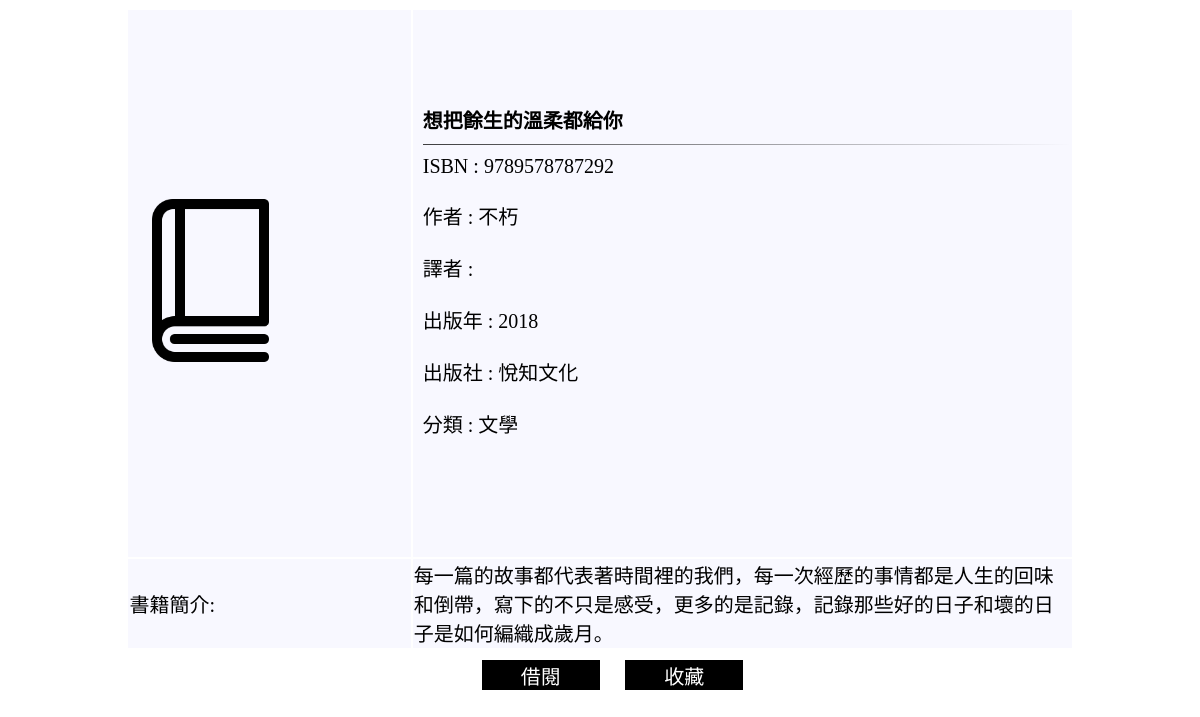
Page /detailpage.php?bid=9789578787292 on the committed database.
### tables this page shows
CREATE TABLE `book_t` (
  `BID` varchar(15) NOT NULL COMMENT '書籍ISBN',
  `BName` varchar(20) NOT NULL COMMENT '書籍名稱',
  `Quantity` int(2) NOT NULL COMMENT '數量',
  `Intro` varchar(100) NOT NULL COMMENT '書籍簡介',
  `PublishDate` year(4) NOT NULL COMMENT '出版日期',
  `AID` varchar(5) NOT NULL COMMENT '作者編號',
  `TID` varchar(4) DEFAULT NULL COMMENT '譯者編號',
  `PID` varchar(3) NOT NULL COMMENT '出版社編號',
  `CID` varchar(3) NOT NULL COMMENT '分類編號'
);

CREATE TABLE `author_t` (
  `AID` varchar(5) NOT NULL COMMENT '作者編號',
  `Aname` char(20) NOT NULL COMMENT '作者姓名'
);

CREATE TABLE `publisher_t` (
  `PID` varchar(3) NOT NULL COMMENT '出版社編號',
  `PName` char(20) NOT NULL COMMENT '出版社名稱'
);

CREATE TABLE `category_t` (
  `CID` varchar(3) NOT NULL COMMENT '分類編號',
  `Cname` varchar(5) NOT NULL COMMENT '分類名稱'
);

### detailpage.php (the view, shortened to what this page needs)
<?php
	$link = readDb();
 ?>
<!DOCTYPE html>
<html lang="en">
<head>
</head>
<body>
	<div style="width:auto;height:auto;overflow: auto;position:relative;" id="detailpage">
			<table>
					<tbody><tr><td class="thumbnail"><img src="images/book.png" style="width: 60%; height: 30%;"></td><td class="bookinfo"><ul>
						<?php
						$bid = $_GET["bid"];
						$sql = "SELECT BName,BID,Aname,(CASE WHEN book_t.TID IS NULL THEN Tname = NULL ELSE Tname END) AS Tname ,PublishDate,Pname,Cname,Intro FROM `book_t` JOIN `publisher_t`,`category_t`,`translator_t`,`author_t` WHERE book_t.CID = category_t.CID AND publisher_t.PID = book_t.PID AND ( book_t.TID IS NULL OR book_t.TID = translator_t.TID) and author_t.AID = book_t.AID
							and BID = '$bid'";
						$detail = @mysqli_query($link,$sql);
						$detailrs= @mysqli_fetch_row($detail);
						$info = array('','ISBN','作者','譯者','出版年','出版社','分類');
						echo "<span><b>".$detailrs[0]."</b><span><hr>";
						for($i = 1;$i<7;$i++){
							echo "<li>$info[$i] : ".$detailrs[$i]."</li><br>";
						}
						 ?>
				</ul></td></tr>
			<tr>
				<td >書籍簡介:</td>
					<td id="intro">
					<?php
						echo $detailrs[7];
					 ?>
					</td>
			</tr>
			</tbody>
			</table>
			<div>
				<form target="_parent" action="submit.php?bid=<?php echo $bid ?>" method="POST">
				<div><input class="left" type="submit" name="borrow" value="借閱">
				</div>
				<div><input class="right" type="submit" name="fav" value="<?php if(isset($_COOKIE["fav"]))
				{echo "取消收藏";}else{echo "收藏";} ?>"></div>
				</form>
			</div>
	</div>
</body>
</html>

### detailpage.php (style rules this page uses)
body { font-family: Microsoft JhengHei,Comfortaa, cursive; }
table { width:80%; margin: auto; font-size: 20px; }
tbody { text-align: left; background-color: #F8F8FF; }
td { width : 30%; }
td.bookinfo { width: 70%; padding: 0px; padding-top: 0px; }
td.thumbnail { width: 30%; margin-right: 0px; vertical-align: middle; padding-bottom: 20%; padding-top: 20%; padding-right: 10px; }
ul { list-style-type:none; padding-left:10px; }
hr { border: 0; height: 1px; background-image: linear-gradient(to right, rgba(0,0,0,0.75), rgba(0,0,0,0)); }
input { border-style: none; background-color :black; color : white; width :10%; height: 30px; text-decoration: none; display: flex; text-align: center; font-size: 20px; margin: 0px auto; margin-top: 10px; padding-bottom: 10px; font-family: Microsoft JhengHei; }
input.left { align-self: left; float: left; margin-left: 40%; }
input.right { align-self: right; float: left; margin-left: 25px; }

### rows in the picture
book_t: BName "想把餘生的溫柔都給你", BID "9789578787292", PublishDate "2018", Intro "每一篇的故事都代表著時間裡的我們，每一次經歷的事情都是人生的回味和倒帶，寫下的不只是感受，更多的是記錄，記錄那些好的日子和壞的日子是如何編織成歲月。"
author_t: Aname "不朽"
publisher_t: PName "悅知文化"
category_t: Cname "文學"

### other values in the picture
$info[$i] "ISBN"
$info[$i] "作者"
$info[$i] "譯者"
$info[$i] "出版年"
$info[$i] "出版社"
$info[$i] "分類"
